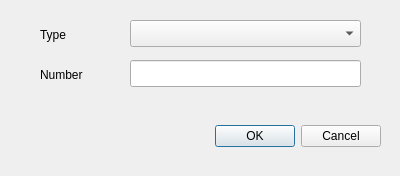
<?xml version="1.0" encoding="UTF-8"?>
<ui version="4.0">
 <class>addTourniquet</class>
 <widget class="QDialog" name="addTourniquet">
  <property name="geometry">
   <rect>
    <x>0</x>
    <y>0</y>
    <width>400</width>
    <height>176</height>
   </rect>
  </property>
  <property name="windowTitle">
   <string>Dialog</string>
  </property>
  <widget class="QDialogButtonBox" name="buttonBox">
   <property name="geometry">
    <rect>
     <x>40</x>
     <y>120</y>
     <width>341</width>
     <height>32</height>
    </rect>
   </property>
   <property name="orientation">
    <enum>Qt::Horizontal</enum>
   </property>
   <property name="standardButtons">
    <set>QDialogButtonBox::Cancel|QDialogButtonBox::Ok</set>
   </property>
  </widget>
  <widget class="QComboBox" name="comboBox">
   <property name="geometry">
    <rect>
     <x>130</x>
     <y>20</y>
     <width>231</width>
     <height>27</height>
    </rect>
   </property>
  </widget>
  <widget class="QLabel" name="label">
   <property name="geometry">
    <rect>
     <x>40</x>
     <y>66</y>
     <width>67</width>
     <height>17</height>
    </rect>
   </property>
   <property name="text">
    <string>Number</string>
   </property>
  </widget>
  <widget class="QLabel" name="label_2">
   <property name="geometry">
    <rect>
     <x>40</x>
     <y>26</y>
     <width>67</width>
     <height>17</height>
    </rect>
   </property>
   <property name="text">
    <string>Type</string>
   </property>
  </widget>
  <widget class="QLineEdit" name="lineEdit">
   <property name="geometry">
    <rect>
     <x>130</x>
     <y>60</y>
     <width>231</width>
     <height>27</height>
    </rect>
   </property>
  </widget>
 </widget>
 <resources/>
 <connections>
  <connection>
   <sender>buttonBox</sender>
   <signal>accepted()</signal>
   <receiver>addTourniquet</receiver>
   <slot>accept()</slot>
   <hints>
    <hint type="sourcelabel">
     <x>248</x>
     <y>254</y>
    </hint>
    <hint type="destinationlabel">
     <x>157</x>
     <y>274</y>
    </hint>
   </hints>
  </connection>
  <connection>
   <sender>buttonBox</sender>
   <signal>rejected()</signal>
   <receiver>addTourniquet</receiver>
   <slot>reject()</slot>
   <hints>
    <hint type="sourcelabel">
     <x>316</x>
     <y>260</y>
    </hint>
    <hint type="destinationlabel">
     <x>286</x>
     <y>274</y>
    </hint>
   </hints>
  </connection>
 </connections>
</ui>
